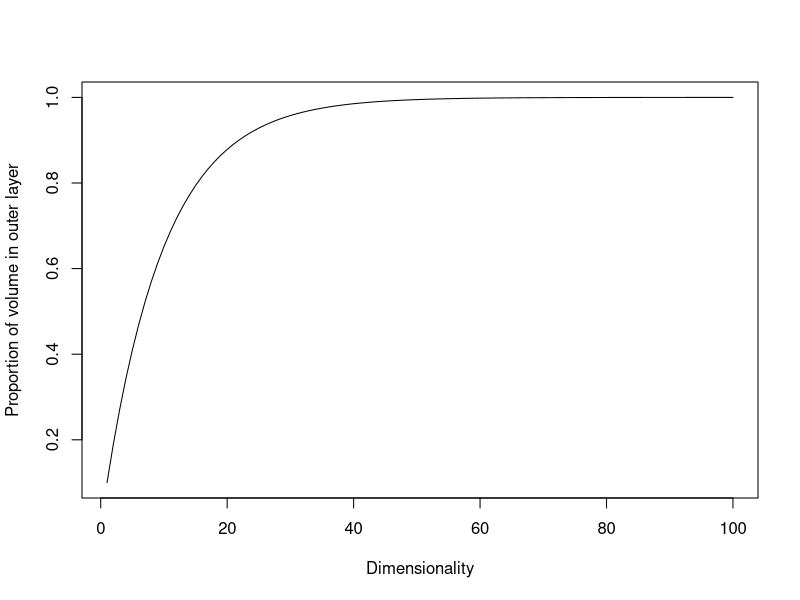
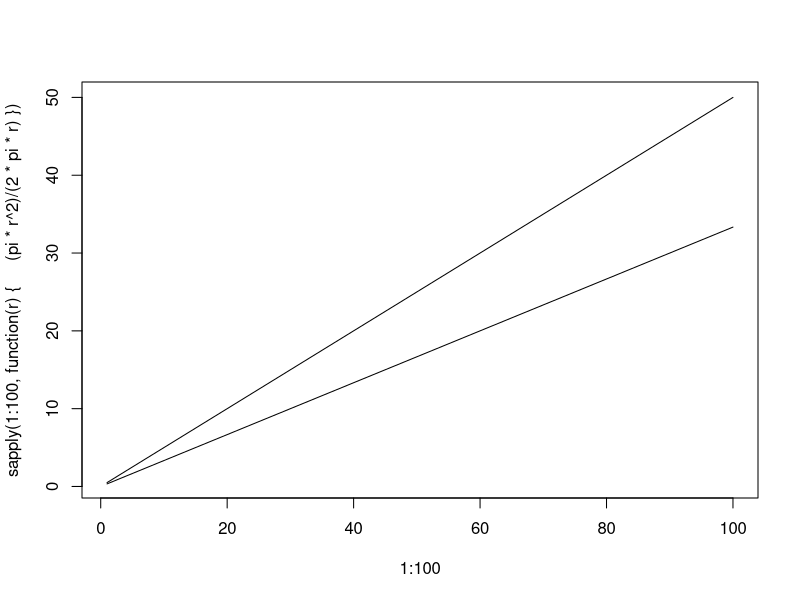
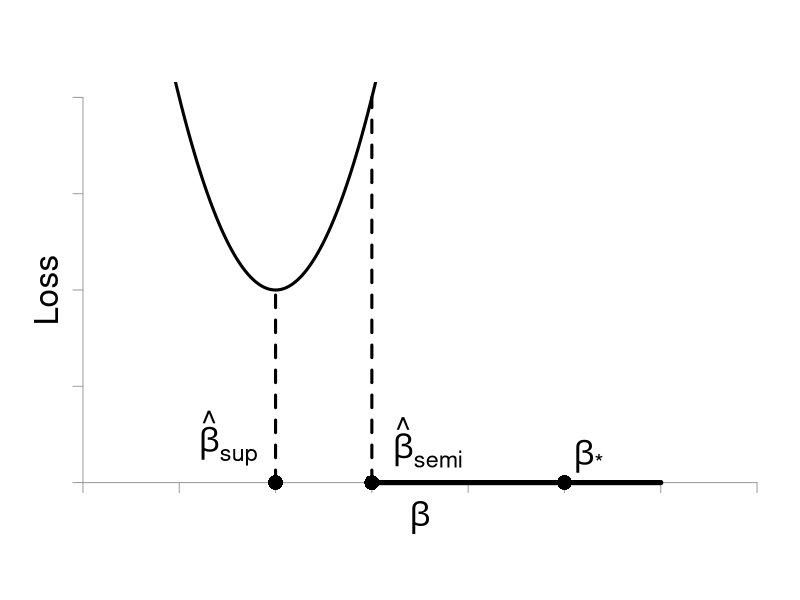

The R source for these figures, in order:
library(calibrate)

pdf(file = "ConstrainedProblem-1D.pdf",width=7,height=4)
par(mgp=c(1,0,0))
plot(seq(-1.5,1,0.01),(seq(-1.5,1,0.01)*2+1)^2+1,'l',cex.lab=2,axes=FALSE,ylab="Loss",xlab=expression(beta),lwd=3,asp=1,xlim=c(-0.5,1),ylim=c(0.0,2))
axis(1, pos=0,col=24,labels=FALSE,lwd=1)
axis(2, pos=-1.5,col=24,labels=FALSE,lwd=1)
lines(c(0.0,1.5), c(0,0),'l',lwd=5)

points(-0.5,0,cex=2,pch=16)
textxy(-0.5, 0,expression(hat(beta)[sup]),cex=2)
       
points(1,0,cex=2,pch=16)
textxy(1,0,expression(beta["*"]),cex=2)  

points(0.0,0,cex=2,pch=16)
textxy(0.0,0,expression(hat(beta)[semi]),cex=2) 

lines(c(-0.5,-0.5),c(0,1),lty=2,lwd=3)
lines(c(-0.0,-0.0),c(0,(0*2+1)^2+1),lty=2,lwd=3)

dev.off()


d<-1
r<-0.9
library(ggplot2)
plot(1:100,sapply(1:100, function(d){1^d-r^d}),'l',xlab="Dimensionality",ylab="Proportion of volume in outer layer")

plot(1:100,sapply(1:100, function(r){(pi*r^2)/(2*pi*r)}),'l')
lines(1:100,sapply(1:100, function(r){((4/3)*pi*r^3)/(4*pi*r^2)}),'l')
